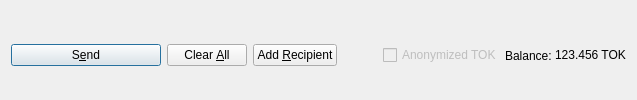
         <widget class="QFrame" name="frame_Send">
          <layout class="QHBoxLayout" name="horizontalLayout">
           <property name="bottomMargin">
            <number>0</number>
           </property>
           <item>
            <widget class="QPushButton" name="sendButton">
             <property name="minimumSize">
              <size>
               <width>150</width>
               <height>0</height>
              </size>
             </property>
             <property name="toolTip">
              <string>Confirm the send action</string>
             </property>
             <property name="text">
              <string>S&amp;end</string>
             </property>
             <property name="icon">
              <iconset resource="../tokugawa.qrc">
               <normaloff>:/icons/send</normaloff>:/icons/send</iconset>
             </property>
             <property name="autoDefault">
              <bool>false</bool>
             </property>
             <property name="default">
              <bool>true</bool>
             </property>
            </widget>
           </item>
           <item>
            <widget class="QPushButton" name="clearButton">
             <property name="sizePolicy">
              <sizepolicy hsizetype="Minimum" vsizetype="Fixed">
               <horstretch>0</horstretch>
               <verstretch>0</verstretch>
              </sizepolicy>
             </property>
             <property name="toolTip">
              <string>Clear all fields of the form.</string>
             </property>
             <property name="text">
              <string>Clear &amp;All</string>
             </property>
             <property name="icon">
              <iconset resource="../tokugawa.qrc">
               <normaloff>:/icons/remove</normaloff>:/icons/remove</iconset>
             </property>
             <property name="autoDefault">
              <bool>false</bool>
             </property>
            </widget>
           </item>
           <item>
            <widget class="QPushButton" name="addButton">
             <property name="toolTip">
              <string>Send to multiple recipients at once</string>
             </property>
             <property name="text">
              <string>Add &amp;Recipient</string>
             </property>
             <property name="icon">
              <iconset resource="../tokugawa.qrc">
               <normaloff>:/icons/add</normaloff>:/icons/add</iconset>
             </property>
             <property name="autoDefault">
              <bool>false</bool>
             </property>
            </widget>
           </item>
           <item>
            <spacer name="horizontalSpacer">
             <property name="orientation">
              <enum>Qt::Horizontal</enum>
             </property>
             <property name="sizeHint" stdset="0">
              <size>
               <width>40</width>
               <height>20</height>
              </size>
             </property>
            </spacer>
           </item>
           <item>
            <layout class="QHBoxLayout" name="horizontalLayout_2">
             <property name="spacing">
              <number>3</number>
             </property>
             <item>
              <widget class="QCheckBox" name="checkzTOK">
               <property name="enabled">
                <bool>false</bool>
               </property>
               <property name="text">
                <string>Anonymized TOK</string>
               </property>
              </widget>
             </item>
             <item>
              <widget class="QLabel" name="label">
               <property name="text">
                <string>Balance:</string>
               </property>
              </widget>
             </item>
             <item>
              <widget class="QLabel" name="labelBalance">
               <property name="sizePolicy">
                <sizepolicy hsizetype="Preferred" vsizetype="Fixed">
                 <horstretch>0</horstretch>
                 <verstretch>0</verstretch>
                </sizepolicy>
               </property>
               <property name="cursor">
                <cursorShape>IBeamCursor</cursorShape>
               </property>
               <property name="text">
                <string notr="true">123.456 TOK</string>
               </property>
               <property name="textInteractionFlags">
                <set>Qt::LinksAccessibleByMouse|Qt::TextSelectableByKeyboard|Qt::TextSelectableByMouse</set>
               </property>
              </widget>
             </item>
            </layout>
           </item>
          </layout>
         </widget>
